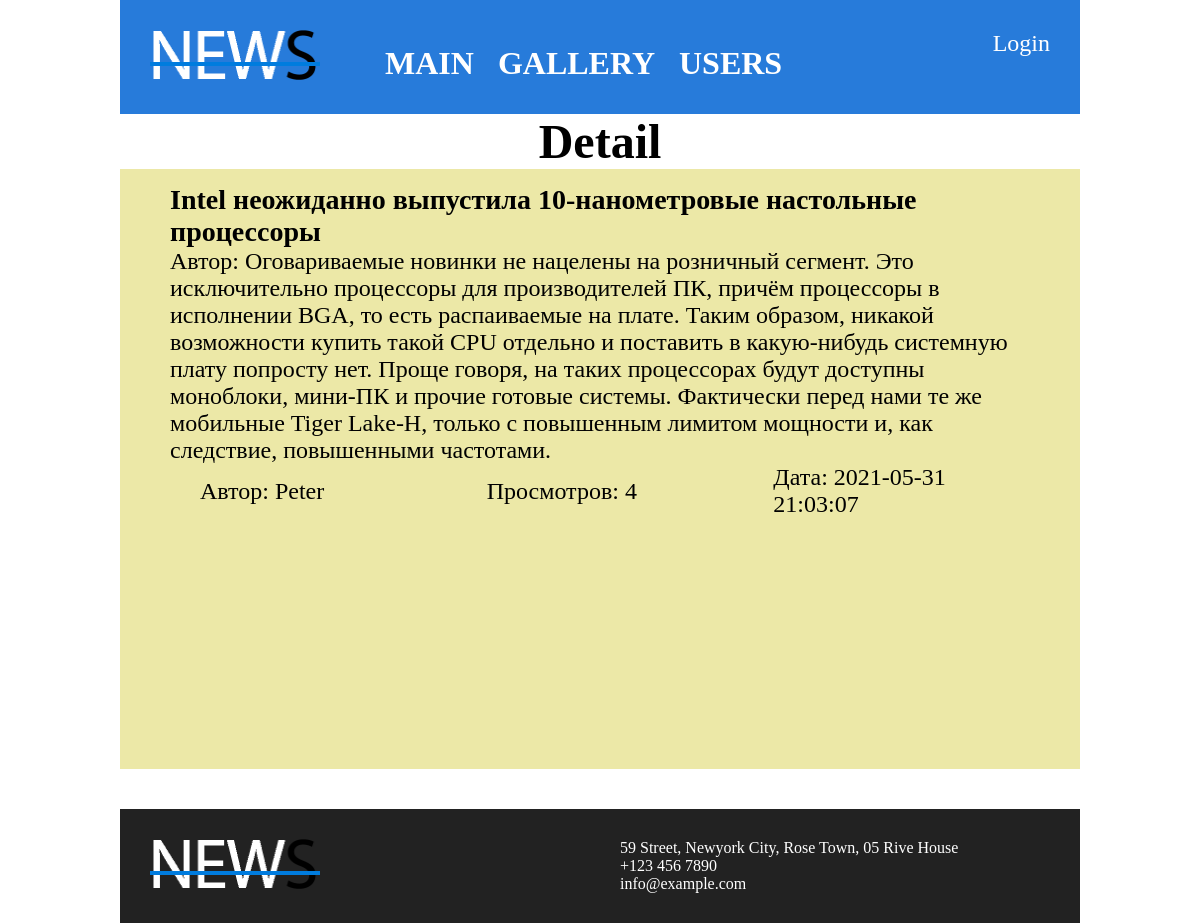
Page /articles/detail.php?category=5&post=8 on the committed database.
### tables this page shows
CREATE TABLE IF NOT EXISTS `posts` (
  `id` int(11) NOT NULL,
  `active` tinyint(1) NOT NULL,
  `title` varchar(250) NOT NULL,
  `code` varchar(250) NOT NULL,
  `content` text NOT NULL,
  `category_id` int(11) NOT NULL,
  `author_id` int(11) NOT NULL,
  `date` datetime NOT NULL
);

CREATE TABLE IF NOT EXISTS `authors` (
  `id` int(11) NOT NULL,
  `name` varchar(250) NOT NULL
);

### articles/News.php (called while the page is built, shortened)
<?php
class News {
    public $servername = 'localhost';
    public $username = 'root';
    public $password = '';
    public $dbname = 'news';
    function general($sql) {
        $conn = new mysqli($this->servername, $this->username, $this->password, $this->dbname);
        $string = $conn->query($sql);
        return $string;
    }
    function getPost($table, $id) {
        $sql = "SELECT * FROM $table WHERE id = $id";
        $string = $this->general($sql);
        if($string) {
            $result = $string->fetch_assoc();
            return $result;
        }
    }
    function getAuthor($id) {
        $sql = "SELECT name FROM authors WHERE id = $id";
        $string = $this->general($sql);
        $result = $string->fetch_assoc();
        $result = $result['name'];
        return $result;
    }
}
?>

### articles/detail.php (the view, shortened to what this page needs)
<?php
require_once './header.php';
require_once './News.php';
?>
<h2>Detail</h2>
<div class="content">
    <div class="main_posts">
    <?php
    $news = new News();
    $post = $news->getPost('posts', $_GET['post']);
    $author = $news->getAuthor($post['author_id']); ?>
        <table class="main_post_path">
            <tr>
                <td colspan="3">
                    <?= $post['title'] ?>
                </td>
            </tr>
            <tr>
                <td colspan="3">Автор: <?= $post['content'] ?></td>
            </tr>
            <tr>
                <td>Автор: <?= $author ?></td>
                <td>Просмотров: <?= $post['active'] ?></td>
                <td>Дата: <?= $post['date'] ?></td>
            </tr>
        </table>
    </div>
</div>
<?php require_once './footer.php' ?>

### articles/style.css (style rules this page uses)
* { margin: 0; padding: 0; }
html, body { height: 100%; }
h2 { text-align: center; font-size: 48px; }
.content { display: flex; font-size: 24px; height: 600px; }
.main_posts { width: calc(80% - 15px); background-color: rgb(236, 232, 167); margin-left: 30px; padding: 0 10px; display: flex; flex-direction: column; min-height: 100%; }
table { width: 100%; border-collapse: collapse; margin: 15px 0; }
td { width: 33.33%; }
tr:nth-child(1) td { font-size: 28px; font-weight: 700; }
tr:nth-child(3) td { padding: 0 30px; }

### articles/detail.php (style rules this page uses)
.main_posts { width: 100%; margin-left: 0; padding: 0 50px; }

### rows in the picture
posts: title "Intel неожиданно выпустила 10-нанометровые настольные процессоры", content "Оговариваемые новинки не нацелены на розничный сегмент. Это исключительно процессоры для производителей ПК, причём процессоры в исполнении BGA, то есть распаиваемые на плате. Таким образом, никакой возможности купить такой CPU отдельно и поставить в какую-нибудь системную плату попросту нет. Проще говоря, на таких процессорах будут доступны моноблоки, мини-ПК и прочие готовые системы. Фактически перед нами те же мобильные Tiger Lake-H, только с повышенным лимитом мощности и, как следствие, повышенными частотами.", author.name "Peter", active "4", date "2021-05-31 21:03:07"
